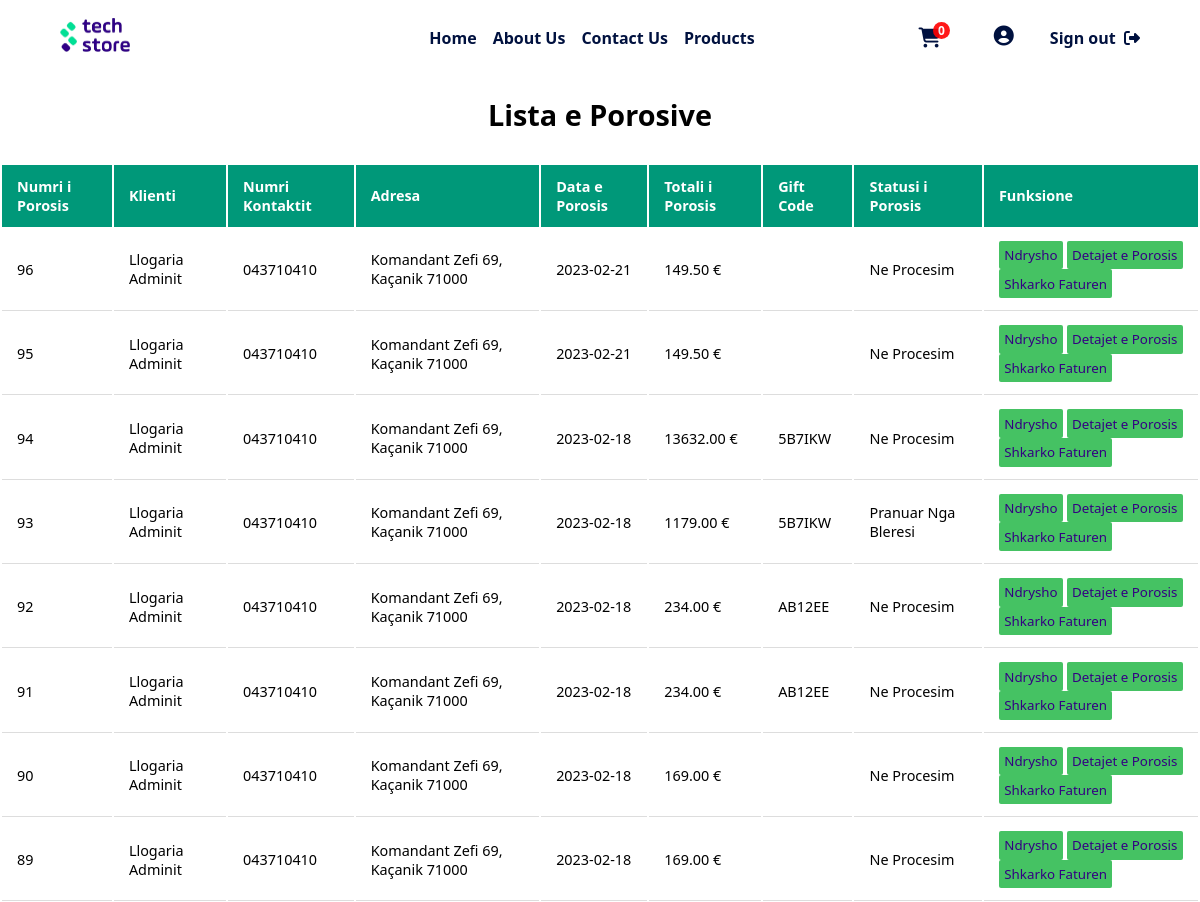
The app's page /php/admin/porositNgaKlientet.php (signed in, upper part), older data.
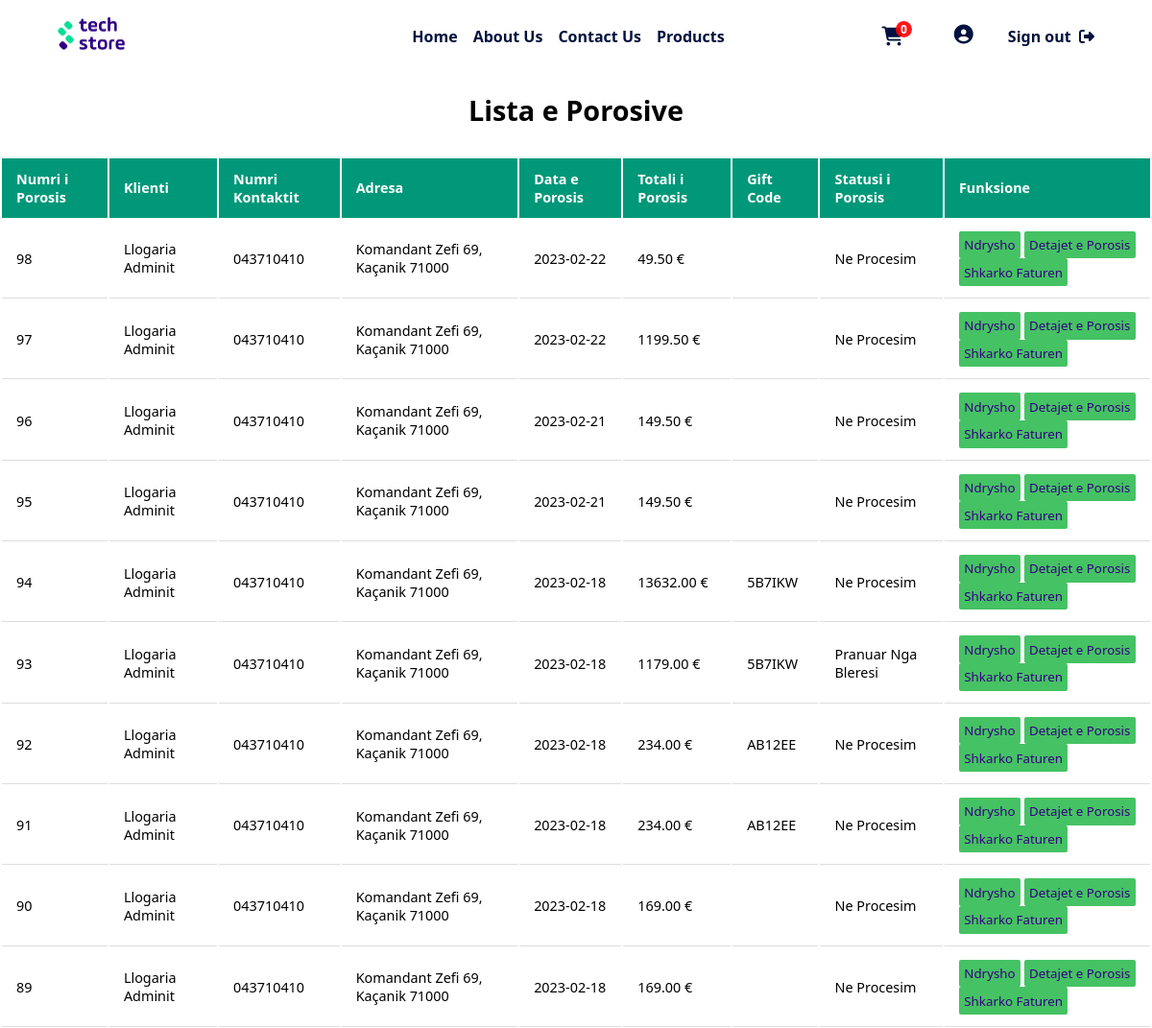
The same page, newer data.
### tables this page shows
CREATE TABLE IF NOT EXISTS `porosit` (
  `nrPorosis` int(11) NOT NULL AUTO_INCREMENT,
  `idKlienti` int(11) DEFAULT NULL,
  `dataPorosis` date NOT NULL DEFAULT current_timestamp(),
  `TotaliPorosis` decimal(10,2) NOT NULL,
  `kodiZbritjes` char(6) DEFAULT NULL,
  `statusiPorosis` varchar(30) NOT NULL DEFAULT 'Ne Procesim',
  PRIMARY KEY (`nrPorosis`),
  KEY `FK_KlientiPorosia` (`idKlienti`)
);

CREATE TABLE IF NOT EXISTS `user` (
  `userID` int(11) NOT NULL AUTO_INCREMENT,
  `emri` varchar(20) NOT NULL,
  `mbiemri` varchar(30) DEFAULT NULL,
  `username` varchar(20) NOT NULL,
  `email` varchar(50) DEFAULT NULL,
  `password` varchar(60) NOT NULL,
  `aksesi` int(1) NOT NULL DEFAULT 0,
  PRIMARY KEY (`userID`)
);

CREATE TABLE IF NOT EXISTS `tedhenatuser` (
  `userID` int(11) NOT NULL,
  `nrKontaktit` varchar(30) DEFAULT NULL,
  `qyteti` varchar(30) DEFAULT NULL,
  `zipKodi` varchar(7) DEFAULT NULL,
  `adresa` varchar(50) DEFAULT NULL,
  KEY `FK_UserTeDhenatUser` (`userID`)
);

### php/db/dbcon.php (called while the page is built)
<?php
class dbCon
{
    private $conn = '';
    private $hostiIDB = 'localhost';
    private $emriDB = 'techstoredb';
    private $dbUsername = 'root';
    private $dbPass = '';
    public function connDB()
    {
        try {
            $this->conn = new PDO(
                "mysql:host=$this->hostiIDB;dbname=$this->emriDB", $this->dbUsername, $this->dbPass,
                [PDO::ATTR_DEFAULT_FETCH_MODE => PDO::FETCH_ASSOC]
            );
        } catch (PDOException $pdoe) {
            die("Nuk mund të lidhej me bazën e të dhënave {$this->emriDB} :" . $pdoe->getMessage());
        }
        return $this->conn;
    }
}
?>

### php/CRUD/porosiaCRUD.php (called while the page is built, shortened)
<?php
require_once('../db/dbcon.php');
class porosiaCRUD extends dbCon
{
    private $dbConn;
    public function __construct($porosiaID = '', $produktiID = '', $userID = '', $emriKlientit = '', $mbiemriKlientit = '', $emailKlientit = '', $nrKontaktit = '', $qyteti = '', $adresaKlientit = '', $dataPorosis = '', $qmimiProd = '', $sasiaPorositur = '', $qmimiTotal = '', $statusiPorosis = '', $kodiZbritjes = '')
    {
        $this->dbConn = $this->connDB();
    }
            ?>
            <?php
    public function shfaqTeGjithaPorosite()
    {
        try {
            $sql = "SELECT p.nrPorosis, u.emri, u.mbiemri,
                    tu.nrKontaktit, tu.qyteti, tu.zipKodi, tu.adresa, p.dataPorosis, p.TotaliPorosis, p.statusiPorosis, p.kodiZbritjes
                    from porosit p
                    inner join user u on u.userID = p.idKlienti
                    inner join tedhenatuser tu on u.userID = tu.userID
                    ORDER BY nrPorosis DESC;";
            $stm = $this->dbConn->prepare($sql);
            $stm->execute();
            return $stm->fetchAll();
        } catch (Exception $e) {
            return $e->getMessage();
        }
    }
}
?>

### php/admin/porositNgaKlientet.php (the view, shortened to what this page needs)
<?php
require_once('../CRUD/porosiaCRUD.php');
$porosiaCRUD = new porosiaCRUD();
$porosit = $porosiaCRUD->shfaqTeGjithaPorosite();
?>
<!DOCTYPE html>
<html lang="en">
<head>
  <link rel="stylesheet" href="../../css/mesazhetStyle.css" />
  <link rel="stylesheet" href="../../css/adminDashboard.css" />
</head>
<body>
  <?php include '../design/header.php' ?>
  <div class="containerDashboardP">
    <h1>Lista e Porosive</h1>
    <table>
      <tr>
        <th>Numri i Porosis</th>
        <th>Klienti</th>
        <th>Numri Kontaktit</th>
        <th>Adresa</th>
        <th>Data e Porosis</th>
        <th>Totali i Porosis</th>
        <th>Gift Code</th>
        <th>Statusi i Porosis</th>
        <th>Funksione</th>
      </tr>
      <?php
      foreach ($porosit as $porosia) {
        ?>
        <tr>
          <td>
            <?php echo $porosia['nrPorosis'] ?>
          </td>
          <td>
            <?php echo $porosia['emri'] . ' ' . $porosia['mbiemri'] ?>
          </td>
          <td>
            <?php echo $porosia['nrKontaktit'] ?>
          </td>
          <td>
            <?php echo $porosia['adresa'] . ', ' . $porosia['qyteti'] . ' ' . $porosia['zipKodi'] ?>
          </td>
          <td>
            <?php echo $porosia['dataPorosis'] ?>
          </td>
          <td>
            <?php echo $porosia['TotaliPorosis'] ?> €
          </td>
          <td>
            <?php echo $porosia['kodiZbritjes'] ?>
          </td>
          <td>
            <?php echo $porosia['statusiPorosis'] ?>
          </td>
          <td>
            <button class="edito"><a href="?porosiaID=<?php echo $porosia['nrPorosis'] ?>">Ndrysho</a></button>
            <button class="edito"><a
                href="../userPages/detajetPorosis.php?porosiaID=<?php echo $porosia['nrPorosis'] ?>">Detajet
                e Porosis</a></button>
            <button class="edito"><a href="../funksione/fatura.php?nrPorosis=<?php echo $porosia['nrPorosis'] ?>"
                target="_blank">Shkarko Faturen</a></button>
          </td>
        </tr>
        <?php
      }
      ?>
    </table>
  </div>
  <?php
  include '../design/footer.php';
  include('../funksione/importimiScriptave.php') ?>
</body>
</html>

Row changes from the older to the newer data that the page shows:
added porosit: nrPorosis "98", idKlienti.emri "Llogaria", idKlienti.mbiemri "Adminit", tedhenatuser.nrKontaktit "043710410", tedhenatuser.adresa "Komandant Zefi 69", tedhenatuser.qyteti "Kaçanik", tedhenatuser.zipKodi "71000", dataPorosis "2023-02-22", TotaliPorosis "49.50", statusiPorosis "Ne Procesim"
added porosit: nrPorosis "97", idKlienti.emri "Llogaria", idKlienti.mbiemri "Adminit", tedhenatuser.nrKontaktit "043710410", tedhenatuser.adresa "Komandant Zefi 69", tedhenatuser.qyteti "Kaçanik", tedhenatuser.zipKodi "71000", dataPorosis "2023-02-22", TotaliPorosis "1199.50", statusiPorosis "Ne Procesim"
